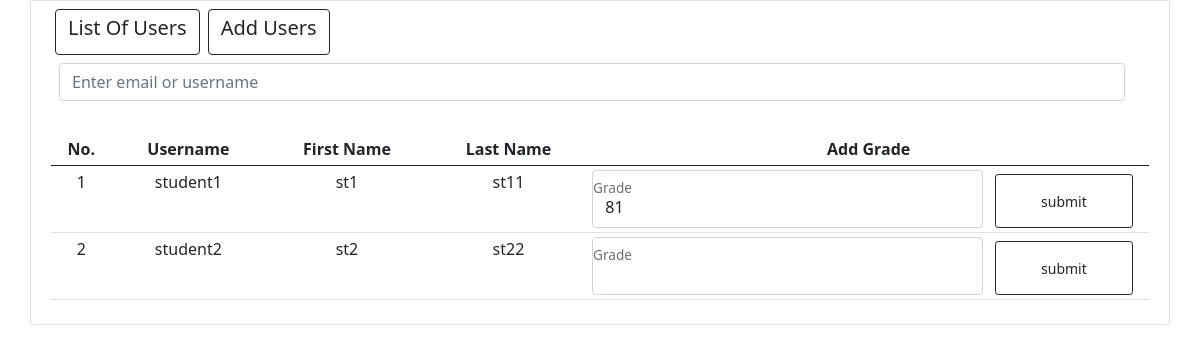
The app's page /grades/add/1/1/, older data.
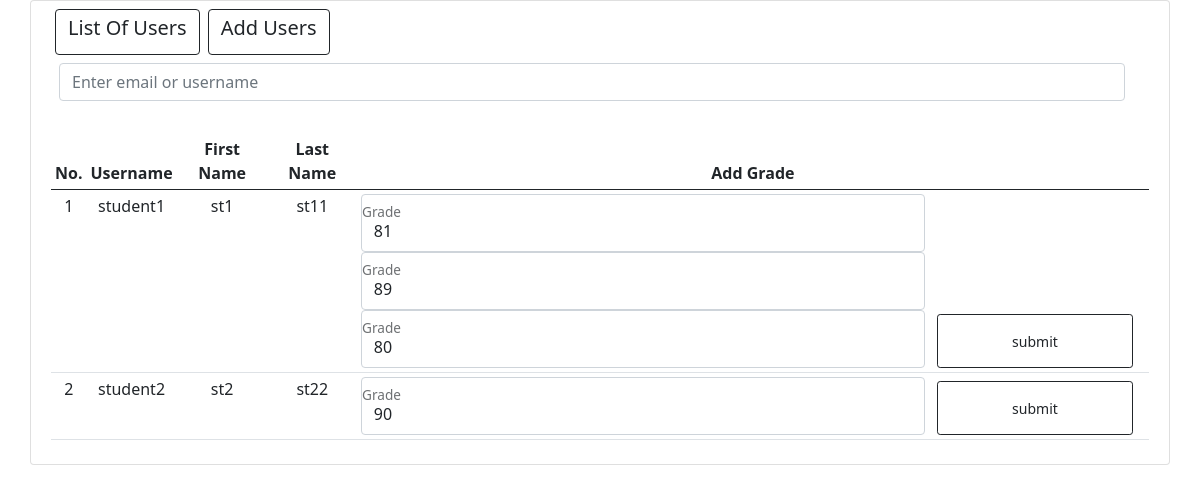
The same page, newer data.
### smssys/models/students_models.py (models this page shows, shortened)
class StudentClass(models.Model):
    student = models.ForeignKey(Student, on_delete=models.CASCADE)
    studentClass = models.ForeignKey(Class, on_delete=models.CASCADE)
    academicSemester = models.ForeignKey(AcademicSemester, on_delete=models.CASCADE)
    date_created = models.DateTimeField(default=timezone.now)
    created_by = models.ForeignKey(settings.AUTH_USER_MODEL, on_delete=models.CASCADE, )

class Student(models.Model):
    user = models.OneToOneField(settings.AUTH_USER_MODEL, on_delete=models.CASCADE)
    isActive = models.BooleanField(default=True)
    date_created = models.DateTimeField(default=timezone.now)
    created_by = models.ForeignKey(settings.AUTH_USER_MODEL, on_delete=models.CASCADE, related_name="student_creator")

### smssys/models/users_models.py (models this page shows)
class MyUser(AbstractUser):
    is_admin = models.BooleanField(default=False)
    password_hint = models.CharField(max_length=255, null=True, blank=True)
    date_of_birth = models.DateField(null=True, blank=True)
    phone_number = models.IntegerField(null=True, blank=True)
    address = models.CharField(max_length=200, null=True, blank=True)
    image = models.ImageField("user_image",null=True, blank=True)
    gender = models.ForeignKey(GenderTypes,on_delete=models.CASCADE, null=True, blank=True)
    nationality = models.ForeignKey(NationalityType, on_delete=models.CASCADE, null=True, blank=True)
    date_created = models.DateTimeField(default=timezone.now)
    objects = UserManager()
    USERNAME_FIELD = 'username'
    REQUIRED_FIELDS = ['first_name', 'last_name']

### smssys/models/grades_models.py (models this page shows, shortened)
class StudentGrade(models.Model):
    studentClass = models.ForeignKey(StudentClass, on_delete=models.CASCADE, related_name='s_class')
    academicSemesterPeriod = models.ForeignKey(AcademicSemesterPeriod, on_delete=models.CASCADE)
    teacherClass = models.ForeignKey(TeacherSubjectClass, on_delete=models.CASCADE)
    grade = models.FloatField()
    grade_letter = models.CharField(max_length=5, null=True, blank=True)
    date_created = models.DateTimeField(default=timezone.now)
    created_by = models.ForeignKey(settings.AUTH_USER_MODEL, on_delete=models.CASCADE, )

### smssys/views/teacher.py (the view, shortened to what this page needs)
def teacherAddGrade(request, tscid, pid):
    tSubjectClass = TeacherSubjectClass.objects.all().filter(pk=tscid).select_related('teacher').first()
    clist = StudentClass.objects.all().filter(
        studentClass__pk=tSubjectClass.teacherClass.pk
    ).select_related('student')
    period = AcademicSemesterPeriod.objects.all()
    context = {'clist': clist, 'teacher': tSubjectClass, 'pid': pid}
    return render(request, 'teachers/addGrade.html', context)

### templates/teachers/addGrade.html (shortened to what this page needs)
{% extends "base/layout.html" %} {% block content %}
<div class="card p-2 row form-1 ">
<div class="text-center col ">
    <div class="d-flex flex-row text-center">
        <div class="btn btn-outline-dark text-black mx-1 text-center">
             <h5>List Of Users</h5>
        </div>
        <a class="btn btn-outline-dark text-black mx-1 text-center" href="#">
             <h5>Add Users</h5>
        </a>
    </div>
    <form class="col-auto mb-lg-0 me-lg-3 p-2" action="#" >
        <input type="search" name="query" class="form-control form-control-dark" placeholder="Enter email or username ">
    </form>
    <div class="table-responsive">
        <table class="table table-sm mt-4 ">
            <thead>
                <tr>
					<th scope="col">
                        No.
                    </th>
                    <th scope="col">
                        Username
                    </th>
                    <th scope="col">
                        First Name
                    </th>
                    <th scope="col">
                        Last Name
                    </th>
                    <th scope="col">
                        Add Grade
                    </th>
                </tr>
            </thead>
            <tbody>
                {% for obj in clist%}
                    <tr>
						<td>{{ obj.pk }}</td>
                        <td>{{ obj.student.user.username }}</td>
                        <td>{{ obj.student.user.first_name }}</td>
                        <td>{{ obj.student.user.last_name }}</td>
                        <td>
							<form method="post" action="{% url 'teacher_add_grade' teacher.pk pid %}" class="row w-100">
                                {% if obj.s_class.all %}
                                {% for grade in obj.s_class.all %}
                                    {% if grade.teacherClass.pk == teacher.pk and grade.studentClass.pk == obj.pk %}
                                        <div class="form-floating col-sm-9">
                                            <input type="number" name="grade" class="form-control" value="{{grade.grade|floatformat:"0"}}">
                                            <label >Grade</label>
                                        </div>
                                    {% else %}
                                        <div class="form-floating col-sm-9">
                                            <input type="number" name="if_update" value="0" hidden>
                                            <input type="number" name="grade" class="form-control">
                                            <label >Grade</label>
                                        </div>
                                    {% endif %}
                                {% endfor %}
                                {% else %}
                                    <div class="form-floating col-sm-9">
                                        <input type="number" name="grade" class="form-control">
                                        <label >Grade</label>
                                    </div>
                                {% endif %}
								<button class="col-sm-3 btn btn-sm btn-outline-dark mt-1" type="submit">submit</button>
							  </form>
                        </td>
                    </tr>
                {% endfor %}
            </tbody>
        </table>
    </div>
</div>
</div>
{% endblock %}

### templates/base/layout.html (shortened to what this page needs)
<!DOCTYPE html>
<html>
    {% load static  %}
<head>
    <link rel="stylesheet" type="text/css" href="{% static 'css/bootstrap.min.css' %}" />
</head>
<body>
    <main class="flex-shrink-0 content ">
      <div class="container">
          {% block content %}
          {% endblock %}
          <br/>
      </div>
    </main>
</body>
</html>

Row changes from the older to the newer data that the page shows:
added StudentGrade: grade "89", shown under StudentClass "student1"
added StudentGrade: grade "80", shown under StudentClass "student1"
added StudentGrade: grade "90", shown under StudentClass "student2"
